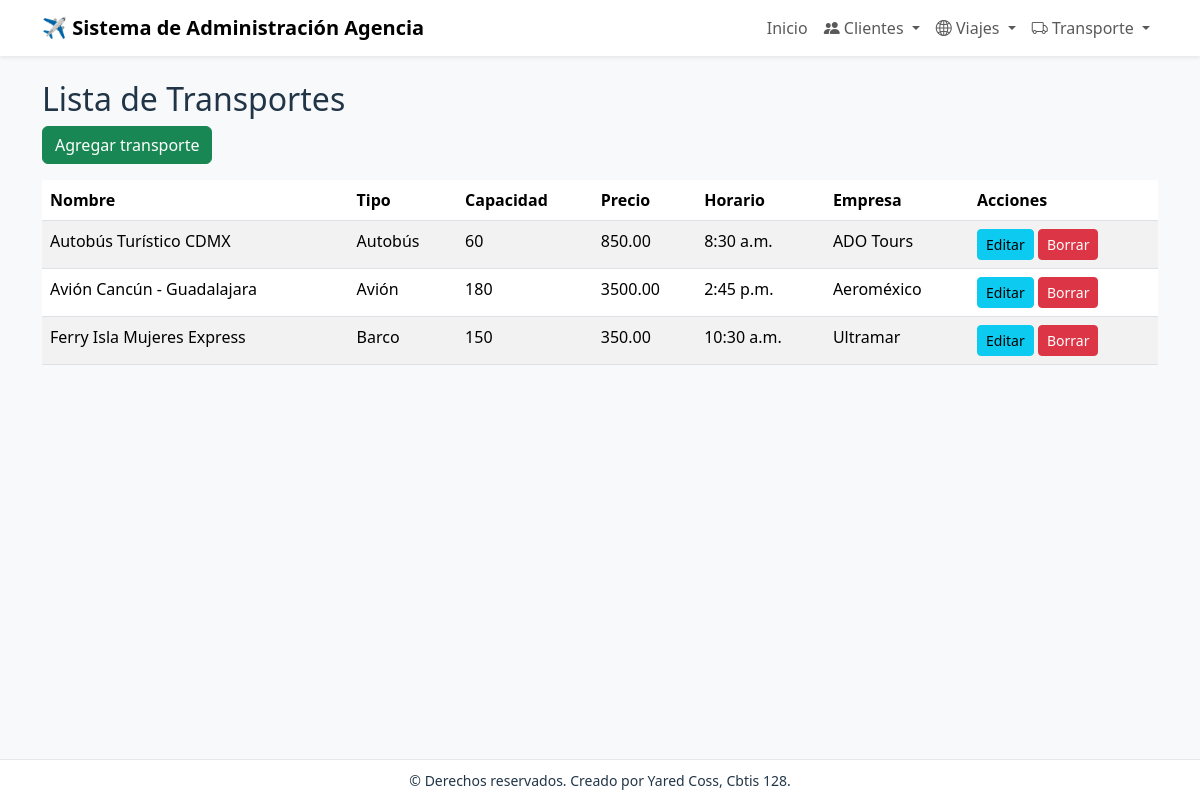
Page /transportes/ on the committed database.
### app_clientes/models.py (models this page shows, shortened)
class Transporte(models.Model):
    nombre_transporte = models.CharField(max_length=150)
    descripcion = models.TextField(blank=True, null=True)
    tipo = models.CharField(max_length=50, blank=True, null=True)
    capacidad = models.PositiveIntegerField(blank=True, null=True)
    precio = models.DecimalField(max_digits=10, decimal_places=2, blank=True, null=True)
    horario = models.TimeField(blank=True, null=True)
    empresa = models.CharField(max_length=150, blank=True, null=True)

### app_clientes/views.py (the view)
# urls.py: path('transportes/', views.ver_transportes, name='ver_transportes'),
def ver_transportes(request):
    transportes = Transporte.objects.all().order_by('nombre_transporte')
    return render(request, 'transportes/ver_transportes.html', {'transportes': transportes})

### app_clientes/templates/transportes/ver_transportes.html (shortened to what this page needs)
{% extends 'base.html' %}
{% block content %}
<h2>Lista de Transportes</h2>
<a href="{% url 'agregar_transportes' %}" class="btn btn-success mb-3">Agregar transporte</a>
<table class="table table-hover table-striped">
  <thead>
    <tr>
      <th>Nombre</th>
      <th>Tipo</th>
      <th>Capacidad</th>
      <th>Precio</th>
      <th>Horario</th>
      <th>Empresa</th>
      <th>Acciones</th>
    </tr>
  </thead>
  <tbody>
    {% for t in transportes %}
    <tr>
      <td>{{ t.nombre_transporte }}</td>
      <td>{{ t.tipo }}</td>
      <td>{{ t.capacidad }}</td>
      <td>{{ t.precio }}</td>
      <td>{{ t.horario }}</td>
      <td>{{ t.empresa }}</td>
      <td>
        <a class="btn btn-sm btn-info" href="{% url 'actualizar_transportes' t.id %}">Editar</a>
        <a class="btn btn-sm btn-danger" href="{% url 'borrar_transportes' t.id %}">Borrar</a>
      </td>
    </tr>
    {% empty %}
    <tr><td colspan="6">No hay transportes registrados.</td></tr>
    {% endfor %}
  </tbody>
</table>
{% endblock %}

### app_clientes/templates/base.html (shortened to what this page needs)
<!DOCTYPE html>
<html lang="es">
<head>
  <link href="https://cdn.jsdelivr.net/npm/bootstrap@5.3.2/dist/css/bootstrap.min.css" rel="stylesheet">
</head>
<body>
    {% include 'navbar.html' %}
    <div class="container main-container mt-4">
        {% block content %}{% endblock %}
    </div>
    {% include 'footer.html' %}
</body>
</html>

### app_clientes/templates/navbar.html (shortened to what this page needs)
<nav class="navbar navbar-expand-lg navbar-light bg-white shadow-sm">
    <div class="container">
        <a class="navbar-brand" href="{% url 'inicio_agencia' %}">✈️ Sistema de Administración Agencia</a>
        <div class="collapse navbar-collapse" id="navMenu">
            <ul class="navbar-nav ms-auto">
                <li class="nav-item"><a class="nav-link" href="{% url 'inicio_agencia' %}">Inicio</a></li>
                <li class="nav-item dropdown">
            <a class="nav-link dropdown-toggle" href="#" id="clientesDrop" role="button" data-bs-toggle="dropdown">
                <i class="bi bi-people-fill"></i> Clientes
            </a>
          </li>
          <li class="nav-item dropdown">
            <a class="nav-link dropdown-toggle" href="#" id="viajesDrop" role="button" data-bs-toggle="dropdown">
              <i class="bi bi-globe2"></i> Viajes
            </a>
          </li>
          <li class="nav-item dropdown">
            <a class="nav-link dropdown-toggle" href="#" id="transpDrop" role="button" data-bs-toggle="dropdown">
              <i class="bi bi-truck"></i> Transporte
            </a>
          </li>
        </ul>
      </div>
    </div>
  </nav>
  <link rel="stylesheet" href="https://cdn.jsdelivr.net/npm/bootstrap-icons@1.10.5/font/bootstrap-icons.css">

### app_clientes/templates/footer.html
<footer class="text-center">
    <div class="container">
      <small>
        &copy; {{ now|date:"Y" }} Derechos reservados. Creado por Yared Coss, Cbtis 128.
      </small>
    </div>
  </footer>

### app_clientes/templates/base.html (style rules this page uses)
body { background: #f7f9fb; color: #213547; }
.navbar-brand { font-weight: 700; }
footer { position: fixed; bottom: 0; left: 0; right: 0; background:#fff; padding:8px 16px; border-top:1px solid #e6e9ec; }
.main-container { padding-bottom: 70px; }

### rows in the picture
Transporte: nombre_transporte "Autobús Turístico CDMX", tipo "Autobús", capacidad "60", precio "850.00", horario "8:30 a.m.", empresa "ADO Tours"
Transporte: nombre_transporte "Avión Cancún - Guadalajara", tipo "Avión", capacidad "180", precio "3500.00", horario "2:45 p.m.", empresa "Aeroméxico"
Transporte: nombre_transporte "Ferry Isla Mujeres Express", tipo "Barco", capacidad "150", precio "350.00", horario "10:30 a.m.", empresa "Ultramar"
